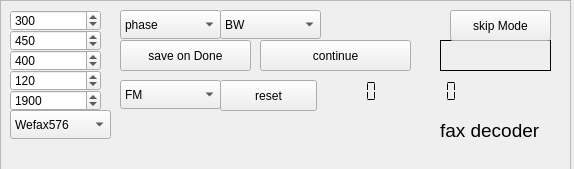
<?xml version="1.0" encoding="UTF-8"?>
<ui version="4.0">
 <class>Form</class>
 <widget class="QWidget" name="Form">
  <property name="geometry">
   <rect>
    <x>0</x>
    <y>0</y>
    <width>574</width>
    <height>169</height>
   </rect>
  </property>
  <property name="windowTitle">
   <string>Form</string>
  </property>
  <widget class="QFrame" name="frame">
   <property name="geometry">
    <rect>
     <x>0</x>
     <y>0</y>
     <width>571</width>
     <height>171</height>
    </rect>
   </property>
   <property name="frameShape">
    <enum>QFrame::StyledPanel</enum>
   </property>
   <property name="frameShadow">
    <enum>QFrame::Raised</enum>
   </property>
   <widget class="QLabel" name="label">
    <property name="geometry">
     <rect>
      <x>440</x>
      <y>110</y>
      <width>121</width>
      <height>41</height>
     </rect>
    </property>
    <property name="font">
     <font>
      <pointsize>14</pointsize>
     </font>
    </property>
    <property name="text">
     <string>fax decoder</string>
    </property>
   </widget>
   <widget class="QLabel" name="showState">
    <property name="geometry">
     <rect>
      <x>440</x>
      <y>40</y>
      <width>111</width>
      <height>31</height>
     </rect>
    </property>
    <property name="frameShape">
     <enum>QFrame::Box</enum>
    </property>
    <property name="text">
     <string/>
    </property>
   </widget>
   <widget class="QLCDNumber" name="lineNumber">
    <property name="geometry">
     <rect>
      <x>400</x>
      <y>80</y>
      <width>64</width>
      <height>23</height>
     </rect>
    </property>
    <property name="lineWidth">
     <number>0</number>
    </property>
    <property name="segmentStyle">
     <enum>QLCDNumber::Flat</enum>
    </property>
   </widget>
   <widget class="QLCDNumber" name="aptFreq">
    <property name="geometry">
     <rect>
      <x>320</x>
      <y>80</y>
      <width>64</width>
      <height>23</height>
     </rect>
    </property>
    <property name="lineWidth">
     <number>0</number>
    </property>
    <property name="segmentStyle">
     <enum>QLCDNumber::Flat</enum>
    </property>
   </widget>
   <widget class="QLabel" name="workText">
    <property name="geometry">
     <rect>
      <x>490</x>
      <y>120</y>
      <width>151</width>
      <height>41</height>
     </rect>
    </property>
    <property name="text">
     <string/>
    </property>
   </widget>
   <widget class="QComboBox" name="colorSetter">
    <property name="geometry">
     <rect>
      <x>220</x>
      <y>10</y>
      <width>101</width>
      <height>29</height>
     </rect>
    </property>
    <item>
     <property name="text">
      <string>BW</string>
     </property>
    </item>
    <item>
     <property name="text">
      <string>GRAY</string>
     </property>
    </item>
    <item>
     <property name="text">
      <string>COLOR</string>
     </property>
    </item>
   </widget>
   <widget class="QPushButton" name="skipSetter">
    <property name="geometry">
     <rect>
      <x>450</x>
      <y>10</y>
      <width>101</width>
      <height>31</height>
     </rect>
    </property>
    <property name="text">
     <string>skip Mode</string>
    </property>
   </widget>
   <widget class="QComboBox" name="iocSetter">
    <property name="geometry">
     <rect>
      <x>10</x>
      <y>110</y>
      <width>101</width>
      <height>29</height>
     </rect>
    </property>
    <item>
     <property name="text">
      <string>Wefax576</string>
     </property>
    </item>
    <item>
     <property name="text">
      <string>Wefax288</string>
     </property>
    </item>
    <item>
     <property name="text">
      <string>HamColor</string>
     </property>
    </item>
    <item>
     <property name="text">
      <string>Ham288b</string>
     </property>
    </item>
    <item>
     <property name="text">
      <string>Color240</string>
     </property>
    </item>
    <item>
     <property name="text">
      <string>FAX480</string>
     </property>
    </item>
   </widget>
   <widget class="QComboBox" name="modeSetter">
    <property name="geometry">
     <rect>
      <x>120</x>
      <y>80</y>
      <width>101</width>
      <height>29</height>
     </rect>
    </property>
    <item>
     <property name="text">
      <string>FM</string>
     </property>
    </item>
    <item>
     <property name="text">
      <string>AM</string>
     </property>
    </item>
   </widget>
   <widget class="QSpinBox" name="startSetter">
    <property name="geometry">
     <rect>
      <x>10</x>
      <y>10</y>
      <width>91</width>
      <height>21</height>
     </rect>
    </property>
    <property name="maximum">
     <number>1000</number>
    </property>
    <property name="value">
     <number>300</number>
    </property>
   </widget>
   <widget class="QSpinBox" name="stopSetter">
    <property name="geometry">
     <rect>
      <x>10</x>
      <y>30</y>
      <width>91</width>
      <height>21</height>
     </rect>
    </property>
    <property name="maximum">
     <number>1000</number>
    </property>
    <property name="value">
     <number>450</number>
    </property>
   </widget>
   <widget class="QSpinBox" name="carrierSetter">
    <property name="geometry">
     <rect>
      <x>10</x>
      <y>90</y>
      <width>91</width>
      <height>21</height>
     </rect>
    </property>
    <property name="maximum">
     <number>2500</number>
    </property>
    <property name="value">
     <number>1900</number>
    </property>
   </widget>
   <widget class="QSpinBox" name="deviationSetter">
    <property name="geometry">
     <rect>
      <x>10</x>
      <y>50</y>
      <width>91</width>
      <height>21</height>
     </rect>
    </property>
    <property name="maximum">
     <number>1000</number>
    </property>
    <property name="value">
     <number>400</number>
    </property>
   </widget>
   <widget class="QLabel" name="slantText">
    <property name="geometry">
     <rect>
      <x>460</x>
      <y>130</y>
      <width>151</width>
      <height>21</height>
     </rect>
    </property>
    <property name="text">
     <string/>
    </property>
   </widget>
   <widget class="QSpinBox" name="lpmSetter">
    <property name="geometry">
     <rect>
      <x>10</x>
      <y>70</y>
      <width>91</width>
      <height>21</height>
     </rect>
    </property>
    <property name="maximum">
     <number>200</number>
    </property>
    <property name="value">
     <number>120</number>
    </property>
   </widget>
   <widget class="QComboBox" name="phaseSetter">
    <property name="geometry">
     <rect>
      <x>120</x>
      <y>10</y>
      <width>101</width>
      <height>29</height>
     </rect>
    </property>
    <item>
     <property name="text">
      <string>phase</string>
     </property>
    </item>
    <item>
     <property name="text">
      <string>inverse</string>
     </property>
    </item>
   </widget>
   <widget class="QPushButton" name="resetButton">
    <property name="geometry">
     <rect>
      <x>220</x>
      <y>80</y>
      <width>97</width>
      <height>31</height>
     </rect>
    </property>
    <property name="text">
     <string>reset</string>
    </property>
   </widget>
   <widget class="QPushButton" name="saveButton">
    <property name="geometry">
     <rect>
      <x>120</x>
      <y>40</y>
      <width>131</width>
      <height>31</height>
     </rect>
    </property>
    <property name="text">
     <string>save on Done</string>
    </property>
   </widget>
   <widget class="QPushButton" name="autoContinueButton">
    <property name="geometry">
     <rect>
      <x>260</x>
      <y>40</y>
      <width>151</width>
      <height>31</height>
     </rect>
    </property>
    <property name="text">
     <string>continue</string>
    </property>
   </widget>
  </widget>
 </widget>
 <resources/>
 <connections/>
</ui>
